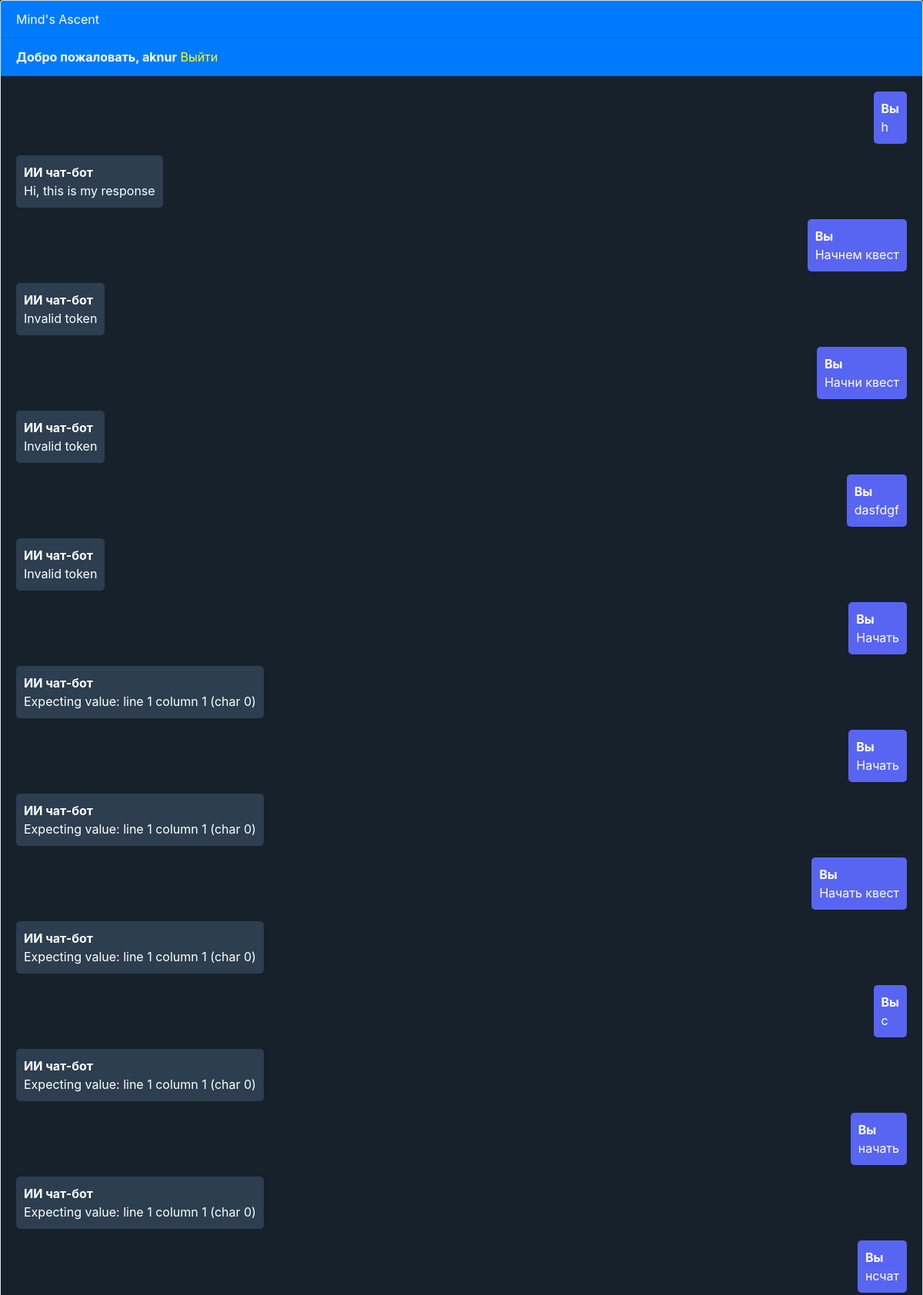
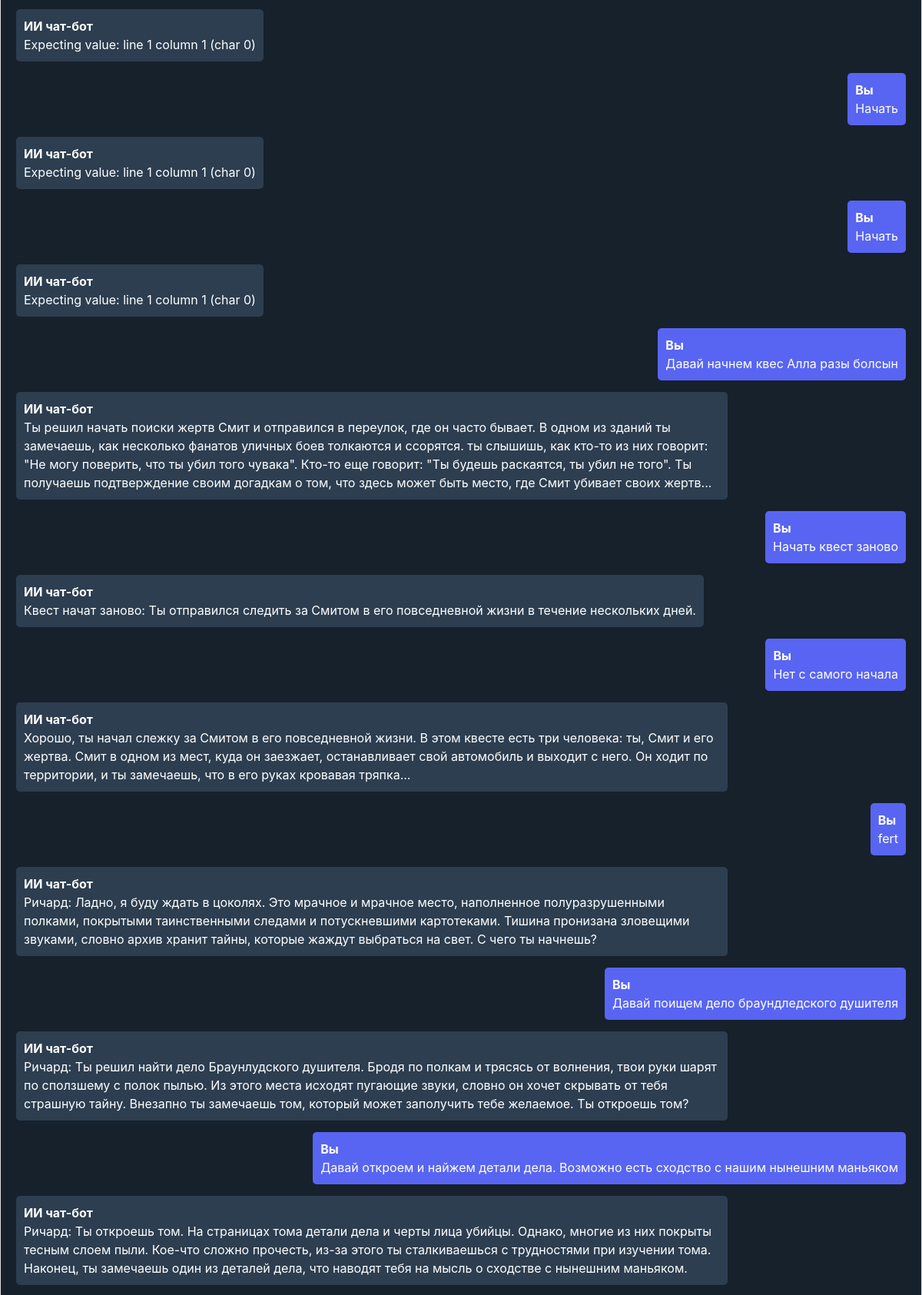
/chatbot (signed in, upper part), run on the app's committed database (2 pictures, top to bottom).
### chatbot/models.py (models this page shows, shortened)
class Chat(models.Model):
    user = models.ForeignKey(User, on_delete=models.CASCADE)
    message = models.TextField()
    response = models.TextField()
    created_at = models.DateTimeField(auto_now_add=True)

### chatbot/views.py (the view, shortened to what this page needs)
# urls.py: path('chatbot', views.chatbot, name='chatbot'),
def chatbot(request):
    chats = Chat.objects.filter(user=request.user)
    return render(request, 'chatbot.html', {'chats': chats})

### templates/chatbot.html (shortened to what this page needs)
{% extends 'base.html' %}
{% block content %}
<div class="chat-container">
  <div class="card flex-grow-1">
    <div class="card-header bg-primary text-white">Mind's Ascent</div>
    {% if user.is_authenticated %}
    <div class="card-header bg-primary text-white">
      <b>Добро пожаловать, {{user.username}}</b>
      <a style="color:yellow" href="logout">Выйти</a></div>
    {% else %}
      <div class="card-header bg-primary text-white">
        <a style="color:yellow" href="login">Войти</a>
        <a style="color:yellow" href="register">Регистрация</a>
      </div>
    {% endif %}
    <div class="card-body messages-box">
      <ul class="list-unstyled messages-list">
        {% for chat in chats %}
          {% if chat.user == request.user %}
            <li class="message sent">
              <div class="message-text">
                <div class="message-sender">
                  <b>Вы</b>
                </div>
                <div class="message-content">
                  {{chat.message}}
                </div>
              </div>
            </li>
            <li class="message received">
              <div class="message-text">
                <div class="message-sender">
                  <b>ИИ чат-бот</b>
                </div>
                <div class="message-content">
                  {{chat.response}}
                </div>
              </div>
            </li>
          {% endif %}
        {% endfor %}
      </ul>
    </div>
  </div>
</div>
{% endblock %}

### templates/chatbot.html (style rules this page uses)
body, html { height: 100%; margin: 0; background-color: #0A1A2F; }
.messages-box { flex-grow: 1; overflow-y: auto; background-color: #17212b; padding-bottom: 50px; }
.messages-list { padding-left: 0; }
.message { display: flex; justify-content: flex-start; margin-bottom: 15px; list-style: none; }
.sent { justify-content: flex-end; }
.message-text { padding: 10px; border-radius: 5px; max-width: 80%; word-wrap: break-word; }
.sent .message-text { background-color: #5865F2; color: white; }
.received .message-text { background-color: #2C3E50; color: white; }
.chat-container { height: 100%; display: flex; flex-direction: column; background-color: #17212b; }
.card-header { background-color: #5865F2; color: white; }

### data on the page
Chat: message "h", response "Hi, this is my response"
Chat: message "Начнем квест", response "Invalid token"
Chat: message "Начни квест", response "Invalid token"
Chat: message "dasfdgf", response "Invalid token"
Chat: message "Начать", response "Expecting value: line 1 column 1 (char 0)"
Chat: message "Начать", response "Expecting value: line 1 column 1 (char 0)"
Chat: message "Начать квест", response "Expecting value: line 1 column 1 (char 0)"
Chat: message "с", response "Expecting value: line 1 column 1 (char 0)"
Chat: message "начать", response "Expecting value: line 1 column 1 (char 0)"
Chat: message "нсчат", response "Expecting value: line 1 column 1 (char 0)"
Chat: message "Начать", response "Expecting value: line 1 column 1 (char 0)"
Chat: message "Начать", response "Expecting value: line 1 column 1 (char 0)"
Chat: message "Давай начнем квес Алла разы болсын", response "Ты решил начать поиски жертв Смит и отправился в переулок, где он часто бывает. В одном из зданий ты замечаешь, как несколько фанатов уличных боев толкаются и ссорятся. ты слышишь, как кто-то из них говорит: \"Не могу поверить, что ты убил того чувака\". Кто-то еще говорит: \"Ты будешь раскаятся, ты убил не того\". Ты получаешь подтверждение своим догадкам о том, что здесь может быть место, где Смит убивает своих жертв..."
Chat: message "Начать квест заново", response "Квест начат заново: Ты отправился следить за Смитом в его повседневной жизни в течение нескольких дней."
Chat: message "Нет с самого начала", response "Хорошо, ты начал слежку за Смитом в его повседневной жизни. В этом квесте есть три человека: ты, Смит и его жертва. Смит в одном из мест, куда он заезжает, останавливает свой автомобиль и выходит с него. Он ходит по территории, и ты замечаешь, что в его руках кровавая тряпка..."
Chat: message "fert", response "Ричард: Ладно, я буду ждать в цоколях. Это мрачное и мрачное место, наполненное полуразрушенными полками, покрытыми таинственными следами и потускневшими картотеками. Тишина пронизана зловещими звуками, словно архив хранит тайны, которые жаждут выбраться на свет. C чего ты начнешь?"
Chat: message "Давай поищем дело браундледского душителя", response "Ричард: Ты решил найти дело Браунлудского душителя. Бродя по полкам и трясясь от волнения, твои руки шарят по сползшему с полок пылью. Из этого места исходят пугающие звуки, словно он хочет скрывать от тебя страшную тайну. Внезапно ты замечаешь том, который может заполучить тебе желаемое. Ты откроешь том?"
Chat: message "Давай откроем и найжем детали дела. Возможно есть сходство с нашим нынешним маньяком", response "Ричард: Ты откроешь том. На страницах тома детали дела и черты лица убийцы. Однако, многие из них покрыты тесным слоем пыли. Кое-что сложно прочесть, из-за этого ты сталкиваешься с трудностями при изучении тома. Наконец, ты замечаешь один из деталей дела, что наводят тебя на мысль о сходстве с нынешним маньяком."

### other printed values
{{ user.username }} "aknur"
